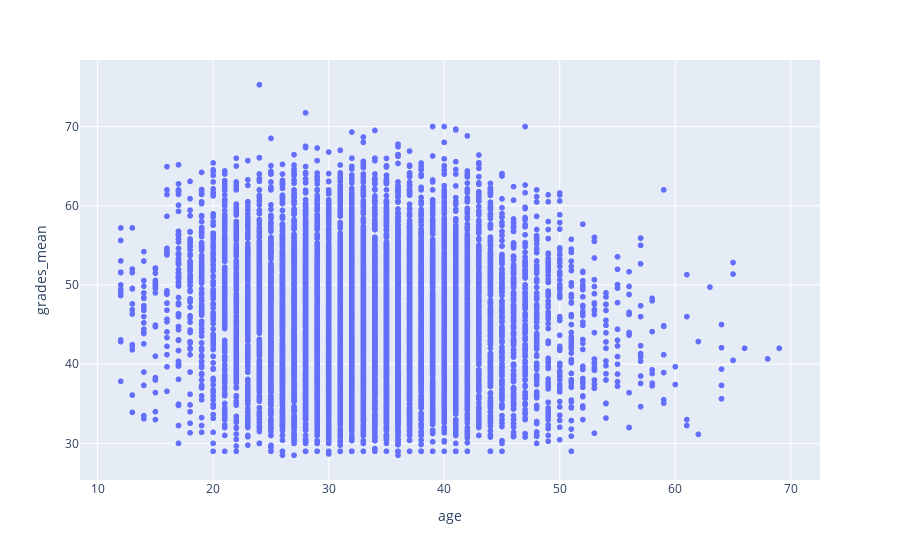

Write notebook code for a chart like this one.
### Markdown cell above
As we can see some countries are better than others. For example  France, CZE (where the best climber of the world come from (Adam Ondra)) are one of the best.So we may find a correlation bewteen the country and the climbing level.

### Code cell
#- Are old peaple experienced peaple ? Are they better ? Is there a correlation bewteen the grade and the experience ?

fig = px.scatter(climber_df, x="age", y="grades_mean")
fig.show()

### Figure 1 — Plotly figure (JSON) as saved in the notebook; plotly's stock layout.template omitted (floating-point values rounded to 4 significant figures; data arrays with more than 128 entries replaced by an {"elided": "..."} marker saying what was removed)
{"data": [{"hovertemplate": "age=%{x}<br>grades_mean=%{y}<extra></extra>", "legendgroup": "", "marker": {"color": "#636efa", "symbol": "circle"}, "mode": "markers", "name": "", "showlegend": false, "type": "scattergl", "x": {"elided": "10927 int values"}, "xaxis": "x", "y": {"elided": "10927 float values"}, "yaxis": "y"}], "layout": {"legend": {"tracegroupgap": 0}, "margin": {"t": 60}, "xaxis": {"anchor": "y", "domain": [0, 1], "title": {"text": "age"}}, "yaxis": {"anchor": "x", "domain": [0, 1], "title": {"text": "grades_mean"}}}}
